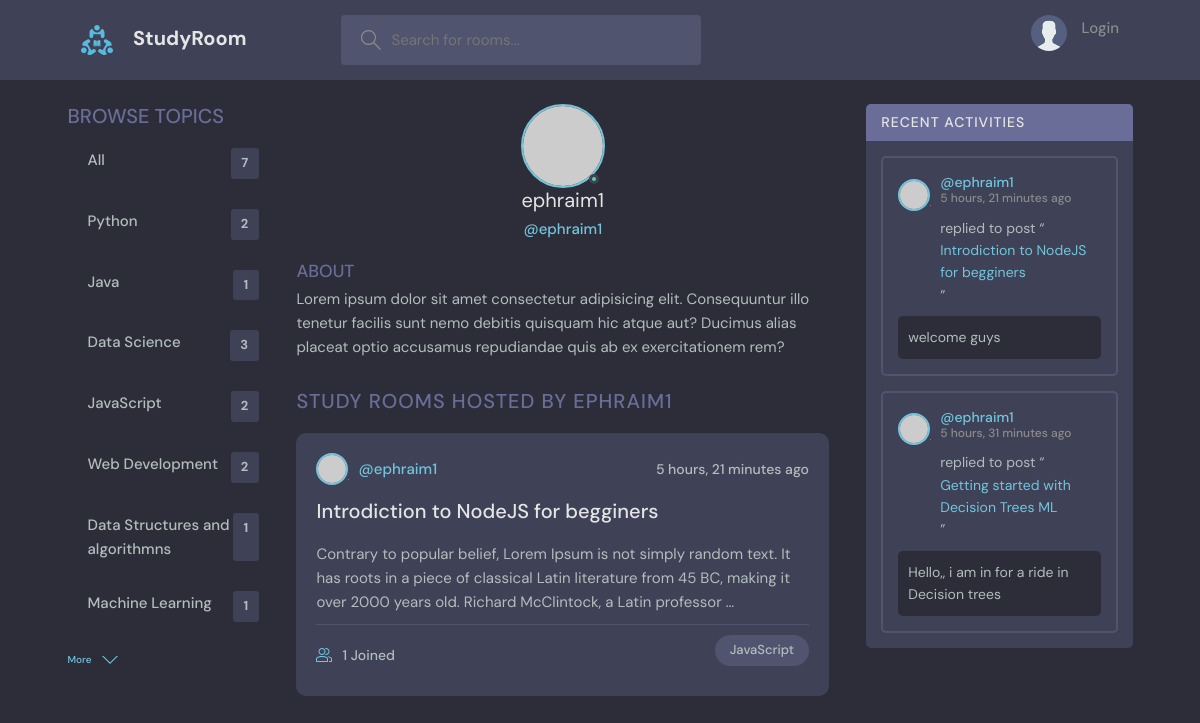
The page /profile/4/ on the database its author committed.
### base/models.py (models this page shows, shortened)
class Topic(models.Model):
    name = models.CharField(max_length=200)

class Room(models.Model):
    host = models.ForeignKey(User, on_delete=models.SET_NULL, null=True)
    topic = models.ForeignKey(Topic, on_delete=models.SET_NULL, null=True)
    name = models.CharField(max_length=200)
    description = models.TextField(null=True, blank=True)
    participants = models.ManyToManyField(User,related_name='participants', blank=True)
    updated = models.DateTimeField(auto_now=True)
    created = models.DateTimeField(auto_now_add=True)
    class Meta:
        ordering = ['-updated', '-created']
    def __str__(self):
        return self.name[0:50]

class Message(models.Model):
    user = models.ForeignKey(User, on_delete=models.CASCADE)
    room = models.ForeignKey(Room, on_delete=models.CASCADE)
    body = models.TextField()
    updated = models.DateTimeField(auto_now=True)
    created = models.DateTimeField(auto_now_add=True)
    class Meta:
        ordering = ['-updated', '-created']

### base/views.py (the view)
# urls.py: path('profile/<str:pk>/', views.userProfile, name='user-profile'),
def userProfile(request, pk):
    user =  User.objects.get(id=pk)
    rooms = user.room_set.all()
    room_messages = user.message_set.all()
    topics = Topic.objects.all()
    context = {'user': user, 'rooms':rooms, 'room_messages': room_messages, 'topics': topics}
    return render(request, 'base/profile.html', context)

### base/templates/base/profile.html (shortened to what this page needs)
{% extends 'main.html' %}
{% block content %}
  <main class="profile-page layout layout--3">
    <div class="container">
      {% include 'base/topics_component.html' %}
      <div class="roomList">
        <div class="profile">
          <div class="profile__avatar">
            <div class="avatar avatar--large active">
              <img src="https://randomuser.me/api/portraits/men/11.jpg" />
            </div>
          </div>
          <div class="profile__info">
            <h3>{{user.username}}</h3>
            <p>@{{user.username}}</p>
          </div>
          <div class="profile__about">
            <h3>About</h3>
            <p>
              Lorem ipsum dolor sit amet consectetur adipisicing elit. Consequuntur illo tenetur
              facilis sunt nemo debitis quisquam hic atque aut? Ducimus alias placeat optio
              accusamus repudiandae quis ab ex exercitationem rem?
            </p>
          </div>
        </div>
        <div class="roomList__header">
          <div>
            <h2>Study Rooms Hosted by {{user.username}}</a>
            </h2>
          </div>
        </div>
        {% include 'base/feed_component.html' %}
      </div>
      {% include 'base/activity_component.html' %}
    </div>
  </main>
  {% endblock content %}

### base/templates/base/topics_component.html
<div class="topics">
    <div class="topics__header">
        <h2>Browse Topics</h2>
    </div>
    <ul class="topics__list">
        <li>
            <a href="{% url 'home' %}">All <span>{{topics.count}}</span></a>
        </li>
        {% for topic in topics %}
        <li>
            <a href="{% url 'home' %}?q={{topic.name}}">{{topic.name}} <span>{{topic.room_set.all.count}}</span></a>
        </li>
        {% endfor %}
    </ul>
    <button class="btn btn--link" href="topics.html">
        More
        <svg version="1.1" xmlns="http://www.w3.org/2000/svg" width="32" height="32" viewBox="0 0 32 32">
            <title>chevron-down</title>
            <path d="M16 21l-13-13h-3l16 16 16-16h-3l-13 13z"></path>
        </svg>
    </button>
</div>

### base/templates/base/feed_component.html (shortened to what this page needs)
{% for room in rooms %}
<div class="roomListRoom">
    <div class="roomListRoom__header">
        <a href="{% url 'user-profile' room.host.id %}" class="roomListRoom__author">
            <div class="avatar avatar--small">
                <img src="https://randomuser.me/api/portraits/women/11.jpg" />
            </div>
            <span>@{{room.host.username}}</span>
        </a>
        <div class="roomListRoom__actions">
            <span>{{room.created|timesince}} ago</span>
        </div>
    </div>
    <div class="roomListRoom__content">
        <a href="{% url 'room' room.id %}">{{room.name}}</a>
        <p>
            {{room.description |truncatewords:35}}
        </p>
    </div>
    <div class="roomListRoom__meta">
        <a href="{% url 'room' room.id %}" class="roomListRoom__joined">
            {{room.participants.all.count}} Joined
        </a>
        <p class="roomListRoom__topic">{{room.topic.name}}</p>
    </div>
</div>
{% endfor %}

### base/templates/base/activity_component.html (shortened to what this page needs)
<div class="activities">
    <div class="activities__header">
      <h2>Recent Activities</h2>
    </div>
     {% for message in room_messages %}
    <div class="activities__box">
      <div class="activities__boxHeader roomListRoom__header">
        <a href="{% url 'user-profile' message.user.id %}" class="roomListRoom__author">
          <div class="avatar avatar--small">
            <img src="https://randomuser.me/api/portraits/women/11.jpg" />
          </div>
          <p>
            @{{message.user}}
            <span>{{message.created|timesince}} ago</span>
          </p>
        </a>
      </div>
      <div class="activities__boxContent">
        <p>replied to post “<a href="{% url 'room' message.room.id %}">{{message.room}}</a>”</p>
        <div class="activities__boxRoomContent">
            {{message.body}}
        </div>
      </div>
    </div>
    {% endfor %}
  </div>

### rows shown on the page
Topic: name "Python", room_set.all.count "2"
Topic: name "Java", room_set.all.count "1"
Topic: name "Data Science", room_set.all.count "3"
Topic: name "JavaScript", room_set.all.count "2"
Topic: name "Web Development", room_set.all.count "2"
Topic: name "Data Structures and algorithmns", room_set.all.count "1"
Topic: name "Machine Learning", room_set.all.count "1"
Room: host.username "ephraim1", created "5 hours, 21 minutes", name "Introdiction to NodeJS for begginers", description "Contrary to popular belief, Lorem Ipsum is not simply random text. It has roots in a piece of classical Latin literature from 45 BC, making it over 2000 years old. Richard McClintock, a Latin professor …", participants.all.count "1", topic.name "JavaScript"
Message: user "ephraim1", created "5 hours, 21 minutes", room "Introdiction to NodeJS for begginers", body "welcome guys"
Message: user "ephraim1", created "5 hours, 31 minutes", room "Getting started with Decision Trees ML", body "Hello,, i am in for a ride in Decision trees"

### other values the page prints
{{ topics.count }} "7"
{{ user.username }} "ephraim1"
{{ user.username }} "EPHRAIM1"
